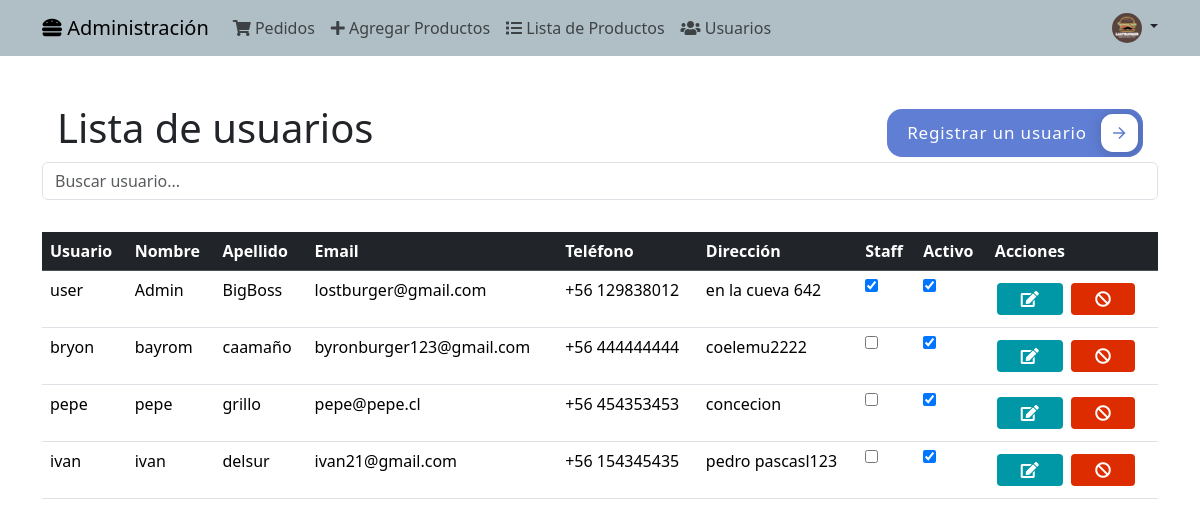
Page /admusuarios/ on the committed database.
### aplicacion/models.py (models this page shows, shortened)
class Perfil(models.Model):
    usuario=models.ForeignKey(User,on_delete=models.CASCADE)
    telefono = models.CharField(max_length=9, null=False)
    direccion = models.CharField(max_length=255, null=False)
    prefijo_telefono = models.CharField(max_length=5, choices=[
        ('+56', '+56 Chile'),
        ('+34', '+34 España'),
        ('+52', '+52 México'),
        ('+54', '+54 Argentina'),
        ('+1', '+1 EE.UU.'),
    ])

### aplicacion/views.py (the view)
# urls.py: path('admusuarios/',admusuarios, name='admusuarios'),
def admusuarios(request):
    admusuarios = Perfil.objects.all()
    datos = {
        "admusuarios": admusuarios,
    }
    return render(request, 'aplicacion/admusuarios.html', datos)

### aplicacion/context_processor.py (called while the page is built)
def total_carrito(request):
    total = 0
    if request.user.is_authenticated:
        if "carrito" in request.session.keys():
            for key, value in request.session["carrito"].items():
                total += int(value["acumulado"])
    return {"total_carrito": total}  # Devolver el total dentro de un diccionario con la clave adecuada

### aplicacion/templates/aplicacion/admusuarios.html (shortened to what this page needs)
{% extends "aplicacion/baseadmin.html" %}
{% load static %}
{% block contenidoadmin %}
    <link rel="stylesheet" href="{% static 'aplicacion/css/admbtn.css' %}">
    <div id="usuarios" class="content-section">
        <div class="container mt-5">
            <div class="header-section">
                <h1>Lista de usuarios</h1>
                <button class="cssbuttons-io-button" onclick="window.location.href='{% url 'usuarios' %}'">
                    Registrar un usuario
                    <div class="icon">
                        <svg height="24" width="24" viewBox="0 0 24 24" xmlns="http://www.w3.org/2000/svg">
                            <path d="M0 0h24v24H0z" fill="none"></path>
                            <path d="M16.172 11l-5.364-5.364 1.414-1.414L20 12l-7.778 7.778-1.414-1.414L16.172 13H4v-2z"
                                fill="currentColor"></path>
                        </svg>
                    </div>
                </button>
            </div>
            <input class="form-control mb-4" id="tableSearch" type="text" placeholder="Buscar usuario...">
            <div class="table-responsive">
                <table class="table mt-2">
                    <thead class="table-dark">
                        <tr>
                            <th>Usuario</th>
                            <th>Nombre</th>
                            <th>Apellido</th>
                            <th>Email</th>
                            <th>Teléfono</th>
                            <th>Dirección</th>
                            <th>Staff</th>
                            <th>Activo</th>
                            <th class="text-right">Acciones</th>
                        </tr>
                    </thead>
                    <tbody>
                        {% for p in admusuarios %}
                        <tr>
                            <td>{{ p.usuario.username }}</td>
                            <td>{{ p.usuario.first_name }}</td>
                            <td>{{ p.usuario.last_name }}</td>
                            <td>{{ p.usuario.email }}</td>
                            <td>{{ p.prefijo_telefono }} {{ p.telefono }}</td>
                            <td>{{ p.direccion }}</td>
                            <td>
                                <input type="checkbox" {% if p.usuario.is_staff %}checked{% endif %}>
                            </td>
                            <td>
                                <input type="checkbox" {% if p.usuario.is_active %}checked{% endif %}>
                            </td>
                            <td>
                                <a class="btn btn-sm btn-editar" href="{% url 'editaruser' p.usuario.id  %}">
                                    <i class="fas fa-edit"></i>
                                </a>
                                <a class="btn btn-sm btn-borrar btn-confirmar" href="{% url 'deshabilitar_usuario' p.usuario.id %}">
                                    <i class="fas fa-ban"></i>
                                </a>
                            </td>
                        </tr>
                        {% endfor %}
                    </tbody>
                </table>
            </div>
        </div>
    </div>
{% endblock contenidoadmin %}

### aplicacion/static/aplicacion/css/indicadores.css (style rules this page uses)
.btn { background-color: #0097A7; border: none; color: white; padding: 8px 24px; text-align: center; font-size: 16px; margin: 4px 2px; opacity: 1; transition: 0.3s; }

### aplicacion/static/aplicacion/css/admbtn.css (style rules this page uses)
.header-section { display: flex; justify-content: space-between; align-items: center; padding: 0 15px; }
.header-section h1 { margin-bottom: 10px; }
.cssbuttons-io-button { background: #607fd4; color: white; font-family: inherit; padding: 0.35em; padding-left: 1.2em; font-size: 17px; font-weight: 500; border-radius: 0.9em; border: none; letter-spacing: 0.05em; display: flex; align-items: center; box-shadow: inset 0 0 1.6em -0.6em #607fd4; overflow: hidden; position: relative; height: 2.8em; padding-right: 3.3em; cursor: pointer; }
.cssbuttons-io-button .icon { background: white; margin-left: 1em; position: absolute; display: flex; align-items: center; justify-content: center; height: 2.2em; width: 2.2em; border-radius: 0.7em; box-shadow: 0.1em 0.1em 0.6em 0.2em #526db9; right: 0.3em; transition: all 0.3s; }
.cssbuttons-io-button .icon svg { width: 1.1em; transition: transform 0.3s; color: #607fd4; }
.btn-editar { background-color: #0097A7; color: #fff; border: none; }
.btn-borrar { background-color: #DD2C00; color: #fff; border: none; }

### rows in the picture
Perfil: usuario.username "user", usuario.first_name "Admin", usuario.last_name "BigBoss", usuario.email "lostburger@gmail.com", prefijo_telefono "+56", telefono "129838012", direccion "en la cueva 642", usuario_id "☑"
Perfil: usuario.username "bryon", usuario.first_name "bayrom", usuario.last_name "caamaño", usuario.email "byronburger123@gmail.com", prefijo_telefono "+56", telefono "444444444", direccion "coelemu2222", usuario_id "☑"
Perfil: usuario.username "pepe", usuario.first_name "pepe", usuario.last_name "grillo", usuario.email "pepe@pepe.cl", prefijo_telefono "+56", telefono "454353453", direccion "concecion", usuario_id "☑"
Perfil: usuario.username "ivan", usuario.first_name "ivan", usuario.last_name "delsur", usuario.email "ivan21@gmail.com", prefijo_telefono "+56", telefono "154345435", direccion "pedro pascasl123", usuario_id "☑"
